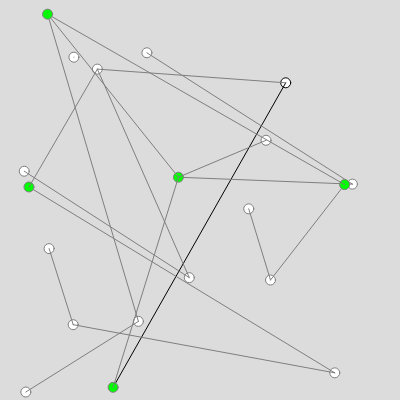
Frame 1 (no input)
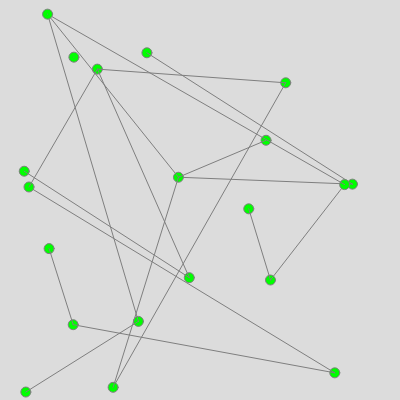
Frame 60 (no input)
Frame 120 (the mouse pressed at the canvas centre since frame 60): identical to frame 60, image omitted

The p5.js sketch that drew these frames (run headless with seeded random() and noise() and a simulated clock; from frame 60 on, the mouse is pressed at the canvas centre):

// p5.js sketch
// ── sketch.js
let graph = [];
let node;

function setup() {
  createCanvas(400, 400);
  for(let i = 0; i < 20; i++){
    let x = random(0,400);
    let y = random(0,400);
    let v = Math.floor(random(0,20));
    graph[i] = new Node(x,y,v);
  }

  for (u of graph){
    let n = Math.floor(Math.random()*20)
    u.edges.push(graph[n])
  }
}

//dfs
function dfs(graph,node,end){
  if (node.v == end){
    return true
  }
  if (!node.searched){
    node.searched = true
    for(edge of node.edges){
      dfs(graph,edge)
    }
  }
}

//bfs
function bfs(graph, start,end){
  let queue = [[start]]

  while(queue.length){
    let path = queue.shift()
    let node = path[path.length-1]

    // found condition
    if(node.v == end){
      console.log('path', path)
      return path
    }

    if (!node.searched){
      node.searched = true
      for(edge of node.edges){
        if(!edge.searched){
          let new_path = path.map(x => x)
          new_path.push(edge)
          queue.push(new_path)
        }
      }
    }
  }
}

function draw() {
  background(220);
  for(v of graph){
    v.show()
    v.showEdges()
    bfs(graph,v,2)
    //dfs(graph,v, 2)
  }

}

// ── node.js
class Node {

    // init
    constructor(x, y, v) {
      this.x = x;
      this.y = y;
      this.v = v;
      this.edges = [];
      this.visited = false;
      this.mass = 10;
      this.seen = false
  }

    //Functions
    show() {
    if (this.searched){
      fill(0, 255, 0)}
    else{
      fill(255,255,255)
    }
    ellipse(this.x, this.y, this.mass, this.mass);
  }


    showEdges(){
      for(let u of this.edges){
        line(this.x,this.y,u.x,u.y)
        stroke(127)
      }
    }

}
